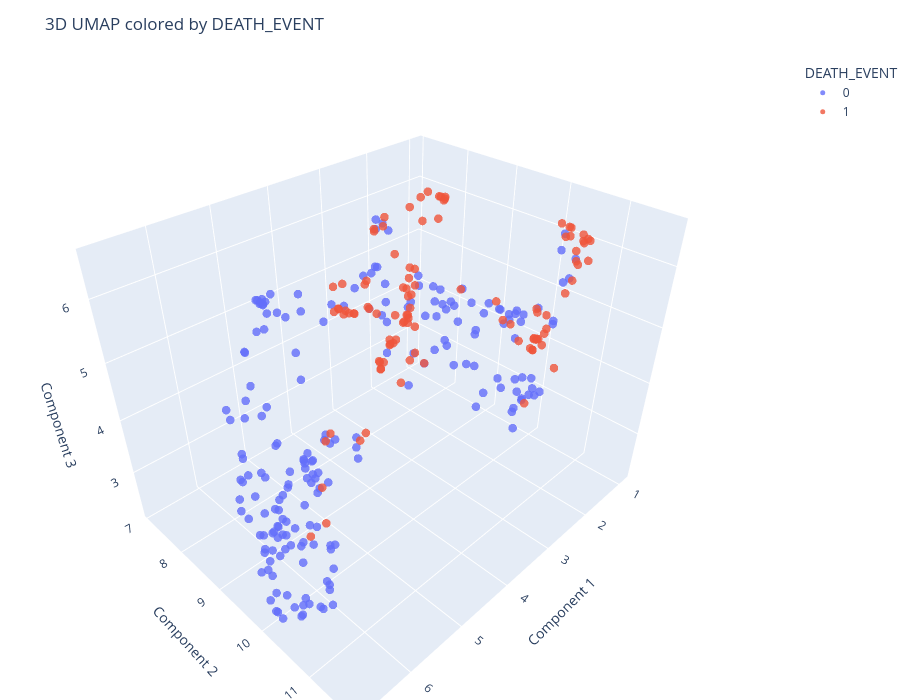

This figure's notebook cell:
### Markdown cell above
### UMAP (Unsupervised)

### Code cell
umap = u.UMAP(n_components=3)
X_umap = umap.fit_transform(X)

df_umap = pd.DataFrame(X_umap, columns=["UMAP_1", "UMAP_2", "UMAP_3"])
df_umap[TARGET_COL] = y.values

joblib.dump(df_umap, os.path.join(OUTPUT_DIR, 'df_umap.pkl'))
plot_3d(X_umap, y, algorithm="UMAP")
